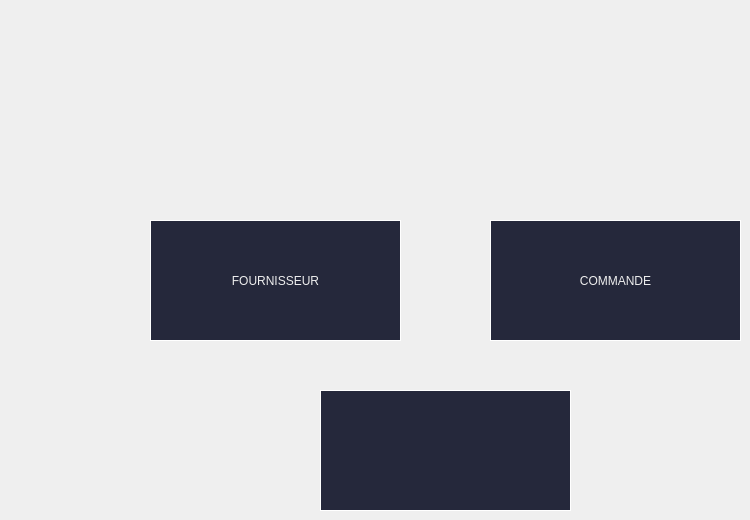
      <widget class="QWidget" name="page_18">
       <widget class="QPushButton" name="commande_2">
        <property name="geometry">
         <rect>
          <x>490</x>
          <y>220</y>
          <width>251</width>
          <height>121</height>
         </rect>
        </property>
        <property name="styleSheet">
         <string notr="true">QPushButton {
	background-position:  center;
background-color:transparent;
	border: 1px solid white;
color:rgb(238, 238, 238);
background-color:#25283b;


}
QPushButton:hover {

background-color:transparent;
	border: 1px solid #6860f5;




}
</string>
        </property>
        <property name="text">
         <string>COMMANDE</string>
        </property>
       </widget>
       <widget class="QPushButton" name="fournisseur">
        <property name="geometry">
         <rect>
          <x>150</x>
          <y>220</y>
          <width>251</width>
          <height>121</height>
         </rect>
        </property>
        <property name="styleSheet">
         <string notr="true">QPushButton {
	background-position:  center;
background-color:transparent;
	border: 1px solid white;
color:rgb(238, 238, 238);
background-color:#25283b;


}
QPushButton:hover {

background-color:transparent;
	border: 1px solid #6860f5;




}
</string>
        </property>
        <property name="text">
         <string>FOURNISSEUR</string>
        </property>
       </widget>
       <widget class="QPushButton" name="exit_4">
        <property name="geometry">
         <rect>
          <x>320</x>
          <y>390</y>
          <width>251</width>
          <height>121</height>
         </rect>
        </property>
        <property name="cursor">
         <cursorShape>PointingHandCursor</cursorShape>
        </property>
        <property name="styleSheet">
         <string notr="true">QPushButton {
	background-position:  center;
background-color:transparent;
	border: 1px solid white;
color:rgb(238, 238, 238);
background-color:#25283b;


}
QPushButton:hover {

background-color:transparent;
	border: 1px solid #6860f5;




}
</string>
        </property>
        <property name="text">
         <string/>
        </property>
        <property name="icon">
         <iconset>
          <normaloff>../icons/24x24/cil-power-standby.png</normaloff>../icons/24x24/cil-power-standby.png</iconset>
        </property>
        <property name="iconSize">
         <size>
          <width>24</width>
          <height>24</height>
         </size>
        </property>
       </widget>
      </widget>
